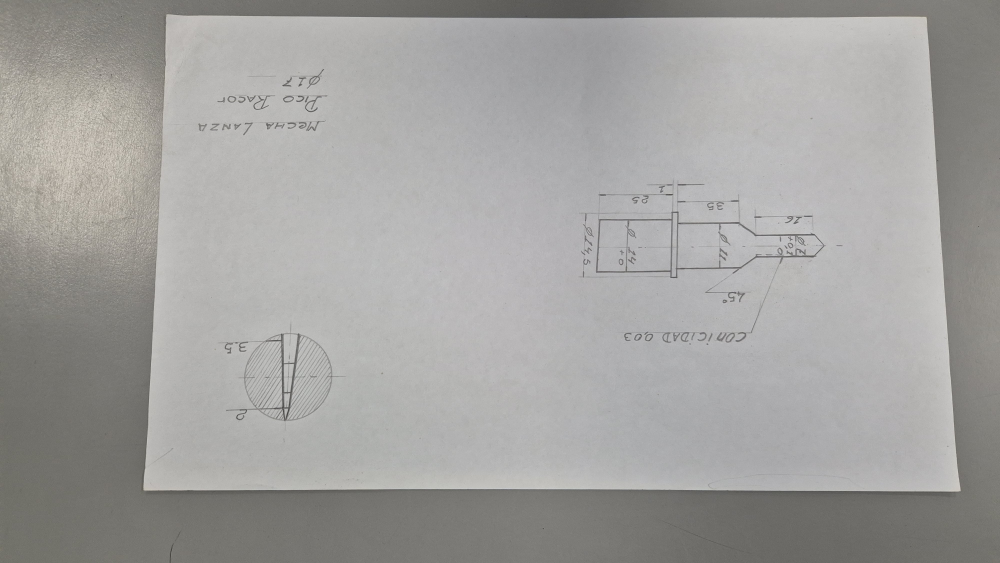
#> input picture machine vision/20240802_080510.jpg, 4000 x 2252 px, found by its file name (shown at 1/4 size)
$ python line_detection.py
#> lines starting #> are read from the running program, lines starting #| are printed output that depends on the picture; after the words box and inside, x2 and y2 are one past the last pixel; in counts of white or black regions, pixels touching at a corner belong together
#> further down, img_ is the input picture: shape (2252, 4000, 3); mean B, G, R 159.4, 161.4, 162.3
### machine vision/image_crop.py
import numpy as np
import cv2 as cv
import imutils
import math_func as mf
import math
from typing import Union, Optional, Tuple
from tqdm import tqdm
import time
from precence_map_module import generate_precence_map # migth not detect but runs fine

def detect_drawing_page(img: cv.typing.MatLike, pros_res: tuple[int, int] = (640, 480), inverted: bool = False, res: tuple[int, int] = (1080, 720)) -> Tuple[cv.typing.MatLike, cv.typing.MatLike]:
    """crops in to just the main page"""
#> called with pros_res = (640, 480), inverted = False, res = (2160, 1440)
    _img = cv.resize(img, pros_res)
    gray = cv.cvtColor(_img,cv.COLOR_BGR2GRAY)
    gray = cv.convertScaleAbs(gray, None, 1.2, -10)
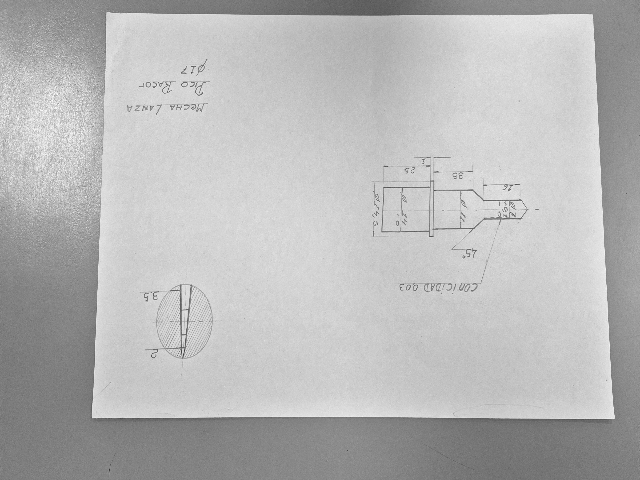
#> gray: shape (480, 640); min 52, max 255, mean 183.6
    gray = cv.GaussianBlur(gray, (9, 9), 0)
    gray = cv.Canny(gray, 150, 200, apertureSize=5, L2gradient=True)
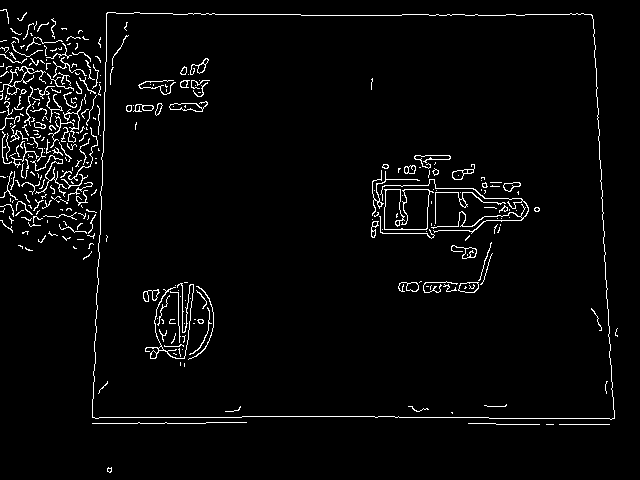
#> gray: shape (480, 640); 3.3% white in thin lines or dots
    lines = cv.HoughLinesP(gray, 1, np.pi/90, 100, minLineLength=60, maxLineGap=100)
#> lines = [[375, 417, 488, 417], [402, 14, 591, 14], [92, 423, 107, 12], [301, 15, 592, 15], [242, 416, 398, 416], [93, 423, 205, 423], [489, 418, 614, 418], [97, 309, 108, 12], [496, 424, 609, 424]]
    lines_ = []

    if lines is not None:
        for line in lines:
            x1, y1, x2, y2 = line[0]
            lines_.append(mf.Line((x1, y1), (x2, y2), math.atan2(y2 - y1, x2 - x1)))
#> this loop made 9 passes
#> (x1, y1, x2, y2) on passes 1, 2, 4, 5, 6, 7, 9: (375, 417, 488, 417), (402, 14, 591, 14), (301, 15, 592, 15), (242, 416, 398, 416), (93, 423, 205, 423), (489, 418, 614, 418), (496, 424, 609, 424)
#> after the loop, lines_ = 9 items

    for line in lines_:
        p1, p2, mp, type, ang = line.get()
        x1, y1 = p1
        x2, y2 = p2
        cv.line(gray, (x1, y1), (x2, y2), 255, 1)
#> this loop made 9 passes
#> (mp, type, ang, x1, y1, x2, y2) on passes 1 to 8: ((431, 417), 0, 0, 375, 417, 488, 417), ((496, 14), 0, 0, 402, 14, 591, 14), ((99, 217), -1.53, 27.4, 92, 423, 107, 12), ((446, 15), 0, 0, 301, 15, 592, 15), ((320, 416), 0, 0, 242, 416, 398, 416), ((149, 423), 0, 0, 93, 423, 205, 423), ((551, 418), 0, 0, 489, 418, 614, 418), ((102, 160), -1.53, 27, 97, 309, 108, 12)
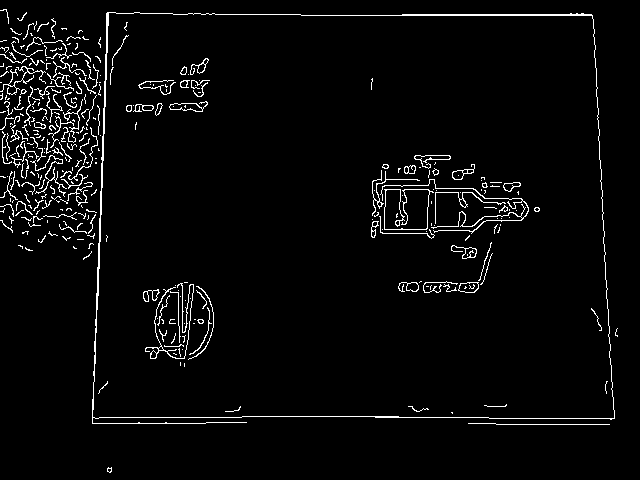
#> gray: shape (480, 640); 3.4% white in thin lines or dots

    cnts = cv.findContours(gray.copy(), cv.RETR_LIST, cv.CHAIN_APPROX_SIMPLE)
#> cnts = 361 contours, 313 with area under 20; largest, box (x1, y1, x2, y2) and area: (92, 12, 615, 424) 202832, (92, 12, 615, 419) 202249, (169, 101, 208, 112) 195, (169, 103, 203, 112) 180, (458, 282, 479, 293) 168
    cnts = imutils.grab_contours(cnts)
    cnts = sorted(cnts, key = cv.contourArea, reverse = True)[:5]
#> cnts = 5 contours; box (x1, y1, x2, y2) and area: (92, 12, 615, 424) 202832, (92, 12, 615, 419) 202249, (169, 101, 208, 112) 195, (169, 103, 203, 112) 180, (458, 282, 479, 293) 168
    posible_screenCnt = []
    for c in cnts:
        peri = cv.arcLength(c, True)
        approx = cv.approxPolyDP(c, 0.02 * peri, True)

        if len(approx) == 4:
            posible_screenCnt.append(approx)
            screenCnt = approx
#> this loop made 5 passes
#> (peri, screenCnt) on passes 1 to 2: (2179, [[106, 13], [92, 423], [614, 418], [591, 14]]), (1847.3, [[108, 13], [591, 15], [614, 417], [93, 417]])
#> after the loop, posible_screenCnt = 2 contours; box (x1, y1, x2, y2) and area: (92, 13, 615, 424) 204934, (93, 13, 615, 418) 202302
    if len(posible_screenCnt) == 0:
        return img
    elif len(posible_screenCnt) > 1:
        avrg_ligth = []
        for screenCnt in posible_screenCnt:
            avrg_ligth.append(mf.get_avrg_ligth(screenCnt, img))
#> this loop made 2 passes
#> screenCnt on passes 1 to 2: [[106, 13], [92, 423], [614, 418], [591, 14]], [[108, 13], [591, 15], [614, 417], [93, 417]]
#> pass 1, in get_avrg_ligth, `masked_image = cv.bitwise_and(img, img, mask=mask)`:
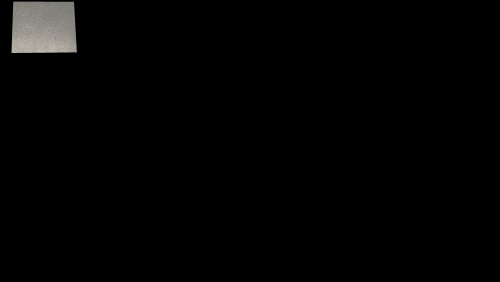
#> masked_image: shape (2252, 4000, 3) (shown at 1/8 size); mean B, G, R 3.2, 3.4, 3.4
#> after the loop, avrg_ligth = [145.3, 145.1]

        screenCnt = posible_screenCnt[avrg_ligth.index(max(avrg_ligth))]
#> screenCnt = [[106, 13], [92, 423], [614, 418], [591, 14]]

    pts1 = [(screenCnt[3][0][0], screenCnt[3][0][1]),
            (screenCnt[2][0][0], screenCnt[2][0][1]),
            (screenCnt[0][0][0], screenCnt[0][0][1]),
            (screenCnt[1][0][0], screenCnt[1][0][1])]
#> pts1 = [(591, 14), (614, 418), (106, 13), (92, 423)]
    pts2 = [[0, 0], [pros_res[0], 0], [0, pros_res[1]], [pros_res[0], pros_res[1]]]
    if inverted:
        pts2 = mf.shift_array(pts2, 2) # rotate
    matrix = cv.getPerspectiveTransform(np.float32(pts1), np.float32(pts2))
#> matrix = [[-0.00346, 1.68, -21.47], [-0.989, 0.0563, 583.8], [-2.88e-05, 0.000187, 1]]
    p_result = cv.warpPerspective(_img, matrix, pros_res)
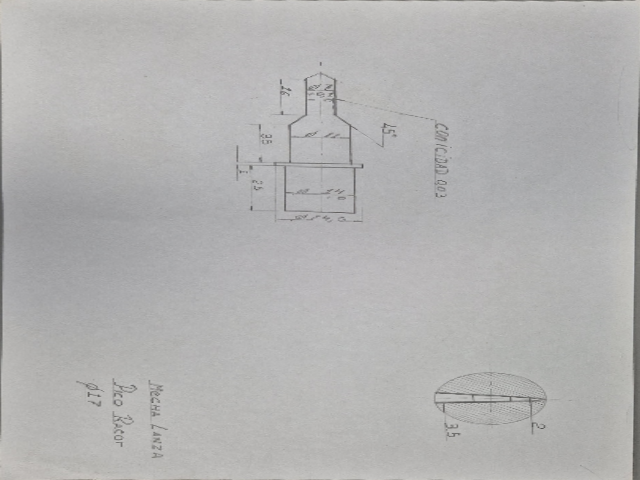
#> p_result: shape (480, 640, 3); mean of channels 0, 1, 2 177.7, 178, 178.4; drawn as B, G, R

    __img = cv.resize(img, res)
    _pts1 = [mf.transform_cordinate_frame(pts1[0], res, pros_res),
            mf.transform_cordinate_frame(pts1[1], res, pros_res),
            mf.transform_cordinate_frame(pts1[2], res, pros_res),
            mf.transform_cordinate_frame(pts1[3], res, pros_res)]
    _pts2 = [[0, 0], [res[0], 0], [0, res[1]], [res[0], res[1]]]
    if inverted:
        pts2 = mf.shift_array(pts2, 0) # rotate
    _matrix = cv.getPerspectiveTransform(np.float32(_pts1), np.float32(_pts2))
    b_result = cv.warpPerspective(__img, _matrix, res)
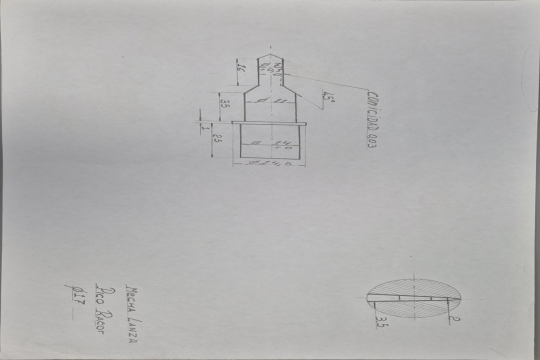
#> b_result: shape (1440, 2160, 3) (shown at 1/4 size); mean of channels 0, 1, 2 177.6, 177.9, 178.4; drawn as B, G, R


    return b_result, p_result

def detect_drawing(det_img: cv.typing.MatLike | Tuple[cv.typing.MatLike, cv.typing.MatLike], cut_img: Optional[cv.typing.MatLike] = None) -> tuple[list[cv.typing.MatLike], cv.typing.MatLike]:
    """detects the drawings in the image, returns each drawing and the presence map"""

    if isinstance(det_img, tuple):
        cut_img, det_img = det_img

    gray = cv.cvtColor(det_img.copy(), cv.COLOR_BGR2GRAY)
    _img = cv.convertScaleAbs(gray, None, 1.6, -50)
    blured = cv.GaussianBlur(_img, (9, 9), 0)
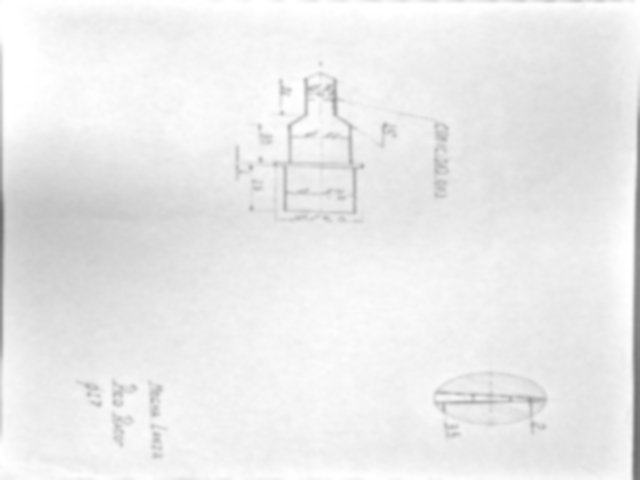
#> blured: shape (480, 640); min 102, max 255, mean 234.8
    _img = cv.adaptiveThreshold(blured, 255, cv.ADAPTIVE_THRESH_GAUSSIAN_C, cv.THRESH_BINARY, 15, 2)
    _img = cv.GaussianBlur(_img, (25, 25), 4)
    _img = cv.adaptiveThreshold(blured, 255, cv.ADAPTIVE_THRESH_GAUSSIAN_C, cv.THRESH_BINARY, 11, 2)
    _img = cv.bitwise_not(_img)

    """precence_map = np.zeros(_img.shape, dtype=np.float64)
    for i in tqdm(range(0, _img.shape[0], 2)):
        for j in range(0, _img.shape[1], 2):
            precence_map[i-10:i+10, j-10:j+10] += _img[i, j]/255"""
#> (the run stopped early here; a loop or call above may not have finished)

$ run again, with machine vision/20240802_080338.jpg copied over machine vision/20240802_080510.jpg
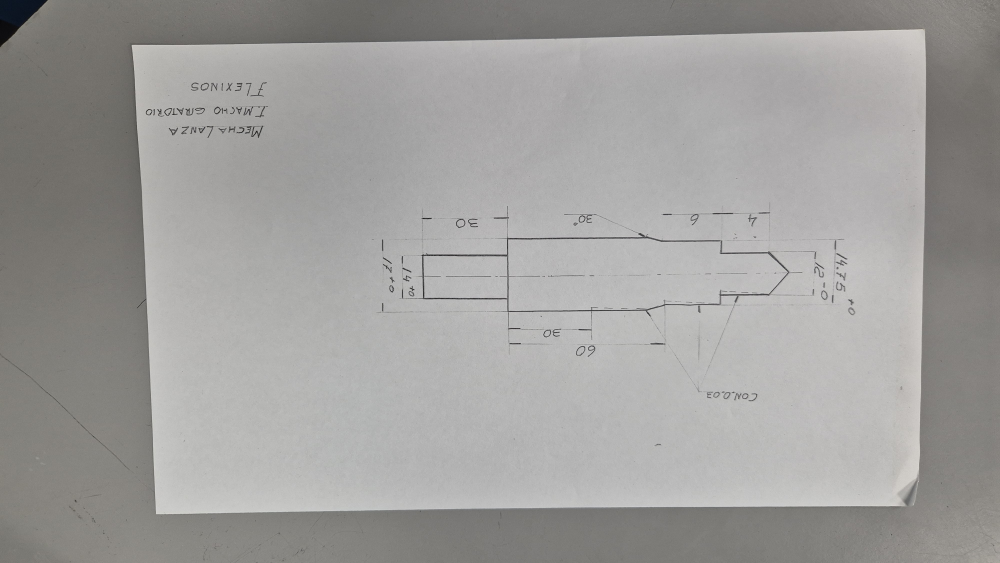
#> input picture machine vision/20240802_080338.jpg, 4000 x 2252 px, found by its file name (shown at 1/4 size)
#> img_ is the input picture: shape (2252, 4000, 3); mean B, G, R 156.4, 158.2, 159.4
#> lines = [[234, 36, 628, 23], [86, 38, 100, 437], [592, 189, 592, 37], [370, 432, 608, 432], [268, 233, 591, 233], [86, 56, 99, 431], [272, 205, 591, 205], [248, 237, 367, 237]]
#> the loop in detect_drawing_page, `for line in lines:` made 8 passes
#> (x1, y1, x2, y2) on passes 1, 2, 3, 6: (234, 36, 628, 23), (86, 38, 100, 437), (592, 189, 592, 37), (86, 56, 99, 431)
#> after the loop in detect_drawing_page, `for line in lines:`: lines_ = 8 items
#> the loop in detect_drawing_page, `for line in lines_:` made 8 passes
#> (mp, type, ang, x1, y1, x2, y2) on passes 1 to 8: ((431, 29), -0.033, 0.033, 234, 36, 628, 23), ((93, 237), 1.54, 28.5, 86, 38, 100, 437), ((592, 113), -1.57, 3.14, 592, 189, 592, 37), ((489, 432), 0, 0, 370, 432, 608, 432), ((429, 233), 0, 0, 268, 233, 591, 233), ((92, 243), 1.54, 28.85, 86, 56, 99, 431), ((431, 205), 0, 0, 272, 205, 591, 205), ((307, 237), 0, 0, 248, 237, 367, 237)
#> after the loop in detect_drawing_page, `for line in lines_:`:
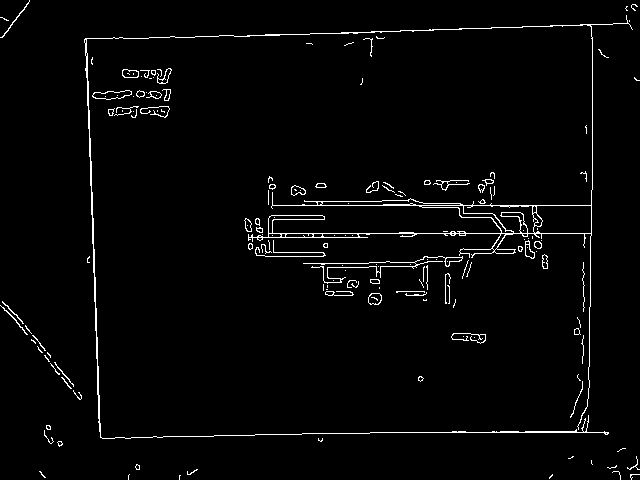
#> gray: shape (480, 640); 2.5% white in thin lines or dots
#> in detect_drawing_page, `cnts = cv.findContours(gray.copy(), cv.RETR_LIST, cv.CHAIN_APPROX_SIMP..`: cnts = 227 contours, 163 with area under 20; largest, box (x1, y1, x2, y2) and area: (84, 15, 633, 439) 5189, (533, 205, 592, 234) 1499, (463, 205, 538, 234) 983, (321, 198, 461, 206) 474, (421, 205, 514, 234) 330
#> in detect_drawing_page, `cnts = sorted(cnts, key = cv.contourArea, reverse = True)[:5]`: cnts = 5 contours; box (x1, y1, x2, y2) and area: (84, 15, 633, 439) 5189, (533, 205, 592, 234) 1499, (463, 205, 538, 234) 983, (321, 198, 461, 206) 474, (421, 205, 514, 234) 330
#> the loop in detect_drawing_page, `for c in cnts:` made 5 passes
#> peri on passes 1, 2, 3, 5: 5622.9, 178.3, 286, 221.5
#> after the loop in detect_drawing_page, `for c in cnts:`: posible_screenCnt = []
#> in detect_drawing, `blured = cv.GaussianBlur(_img, (9, 9), 0)`:
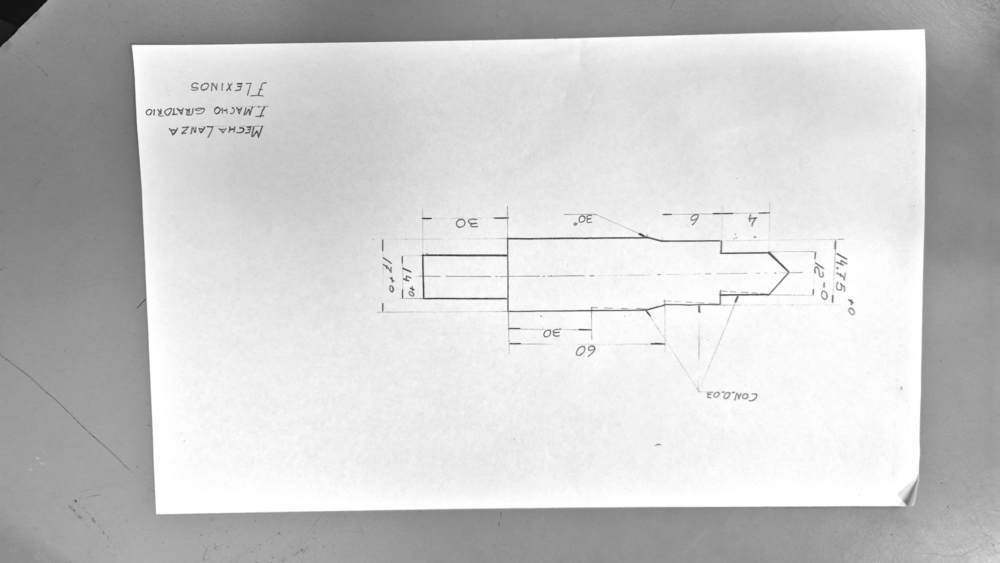
#> blured: shape (2252, 4000) (shown at 1/4 size); min 12, max 255, mean 203.1

$ run again, with machine vision/20240802_080433.jpg copied over machine vision/20240802_080510.jpg
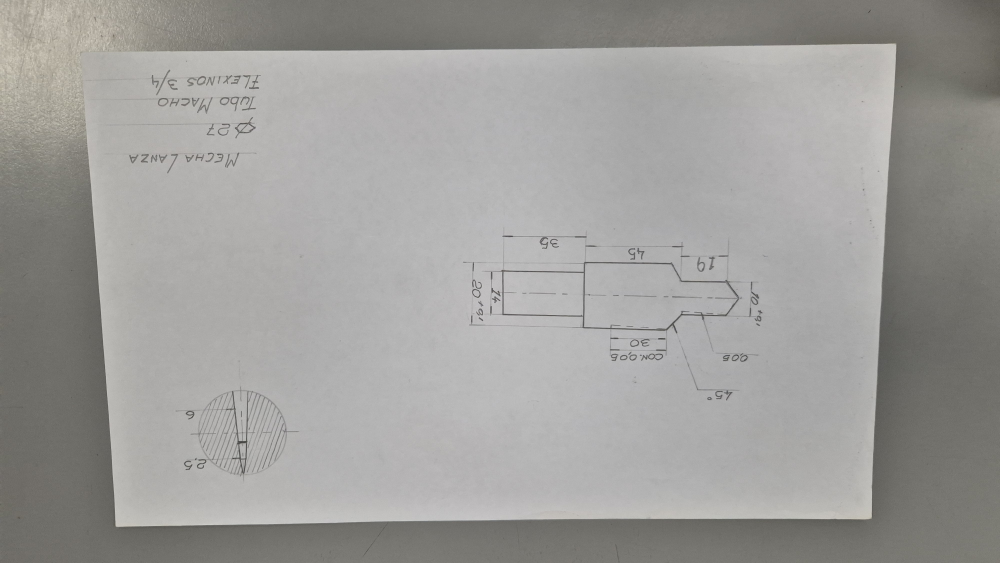
#> input picture machine vision/20240802_080433.jpg, 4000 x 2252 px, found by its file name (shown at 1/4 size)
#> img_ is the input picture: shape (2252, 4000, 3); mean B, G, R 154.6, 157.1, 158
#> lines = [[557, 441, 571, 37], [351, 442, 556, 442], [10, 42, 300, 42], [47, 2, 65, 272], [77, 449, 238, 444], [19, 43, 203, 43]]
#> the loop in detect_drawing_page, `for line in lines:` made 6 passes
#> (x1, y1, x2, y2) on passes 1, 4, 5: (557, 441, 571, 37), (47, 2, 65, 272), (77, 449, 238, 444)
#> after the loop in detect_drawing_page, `for line in lines:`: lines_ = 6 items
#> the loop in detect_drawing_page, `for line in lines_:` made 6 passes
#> (mp, type, ang, x1, y1, x2, y2) on passes 1 to 6: ((564, 239), -1.54, 28.86, 557, 441, 571, 37), ((453, 442), 0, 0, 351, 442, 556, 442), ((155, 42), 0, 0, 10, 42, 300, 42), ((56, 137), 1.5, 15, 47, 2, 65, 272), ((157, 446), -0.031, 0.0311, 77, 449, 238, 444), ((111, 43), 0, 0, 19, 43, 203, 43)
#> after the loop in detect_drawing_page, `for line in lines_:`:
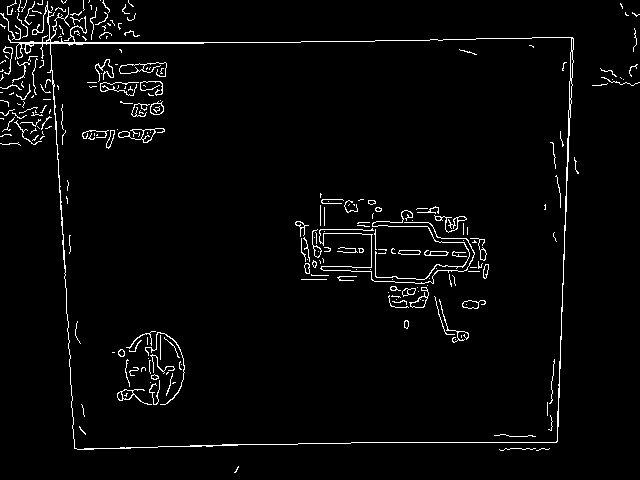
#> gray: shape (480, 640); 2.9% white in thin lines or dots
#> in detect_drawing_page, `cnts = cv.findContours(gray.copy(), cv.RETR_LIST, cv.CHAIN_APPROX_SIMP..`: cnts = 296 contours, 240 with area under 20; largest, box (x1, y1, x2, y2) and area: (8, 1, 574, 450) 202830, (50, 37, 572, 450) 202012, (119, 62, 167, 77) 188, (118, 128, 165, 143) 184, (119, 63, 145, 74) 173
#> in detect_drawing_page, `cnts = sorted(cnts, key = cv.contourArea, reverse = True)[:5]`: cnts = 5 contours; box (x1, y1, x2, y2) and area: (8, 1, 574, 450) 202830, (50, 37, 572, 450) 202012, (119, 62, 167, 77) 188, (118, 128, 165, 143) 184, (119, 63, 145, 74) 173
#> the loop in detect_drawing_page, `for c in cnts:` made 5 passes
#> (peri, screenCnt) on passes 1 to 2: (2552.7, [[8, 35], [74, 448], [557, 441], [572, 37]]), (1847.5, [[571, 38], [555, 442], [74, 447], [51, 43]])
#> after the loop in detect_drawing_page, `for c in cnts:`: posible_screenCnt = 2 contours; box (x1, y1, x2, y2) and area: (8, 35, 573, 449) 213914, (51, 38, 572, 448) 202220
#> the loop in detect_drawing_page, `for screenCnt in posible_screenCnt:` made 2 passes
#> screenCnt on passes 1 to 2: [[8, 35], [74, 448], [557, 441], [572, 37]], [[571, 38], [555, 442], [74, 447], [51, 43]]
#> after the loop in detect_drawing_page, `for screenCnt in posible_screenCnt:`: avrg_ligth = [171.1, 170.9]
#> in detect_drawing_page, `screenCnt = posible_screenCnt[avrg_ligth.index(max(avrg_ligth))]`: screenCnt = [[8, 35], [74, 448], [557, 441], [572, 37]]
#> pts1 = [(572, 37), (557, 441), (8, 35), (74, 448)]
#> matrix = [[-0.00465, 1.31, -45.84], [-0.841, -0.0312, 482], [-4.18e-05, -0.000338, 1]]
#> in detect_drawing, `blured = cv.GaussianBlur(_img, (9, 9), 0)`:
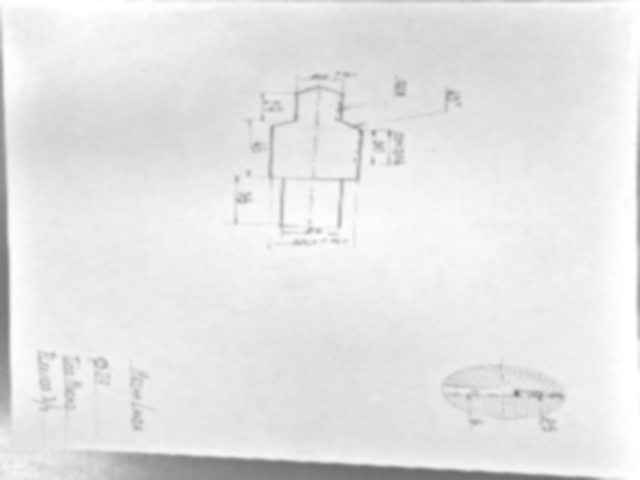
#> blured: shape (480, 640); min 108, max 255, mean 228.7
